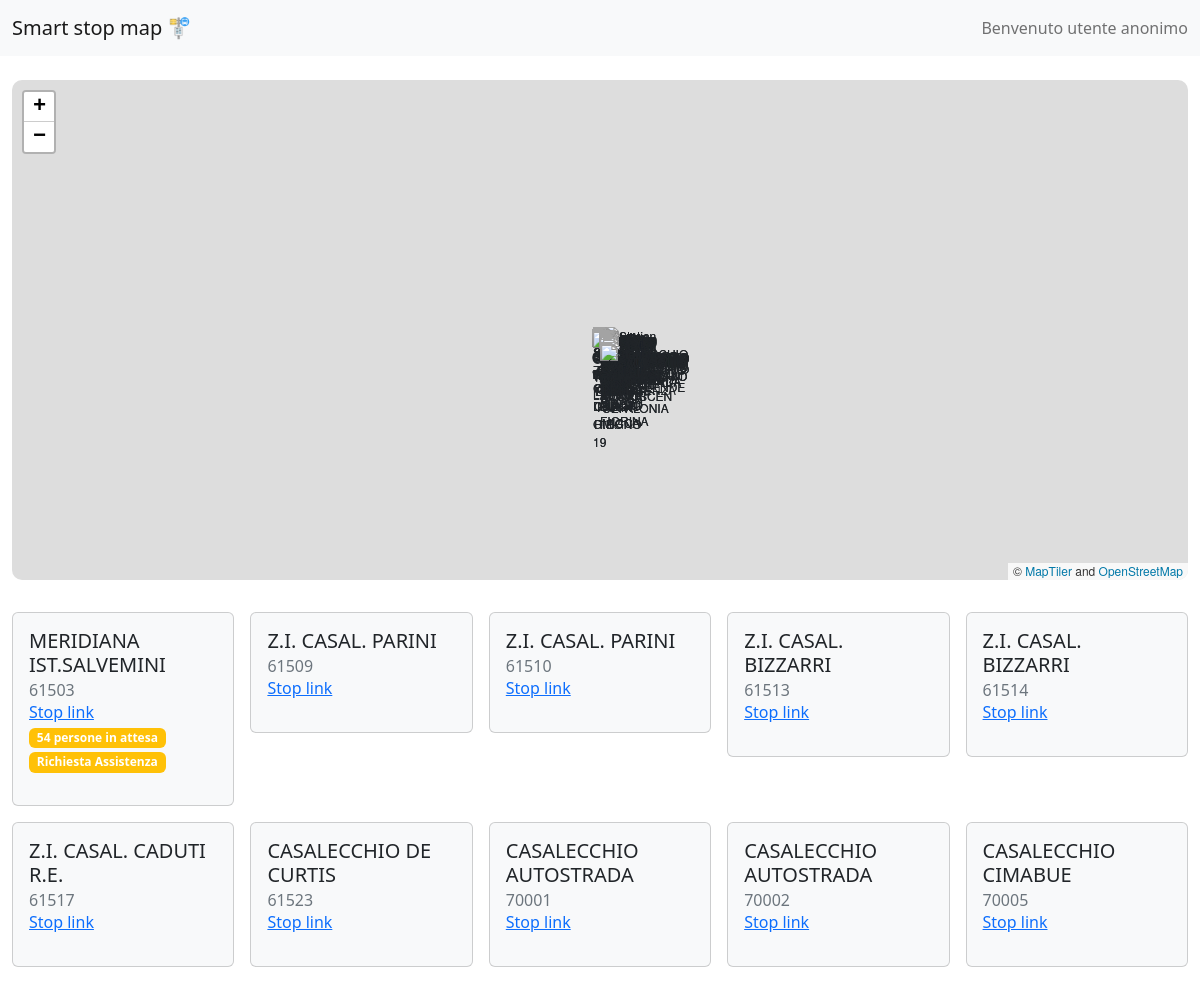
Before: / (upper part) with the older database file.
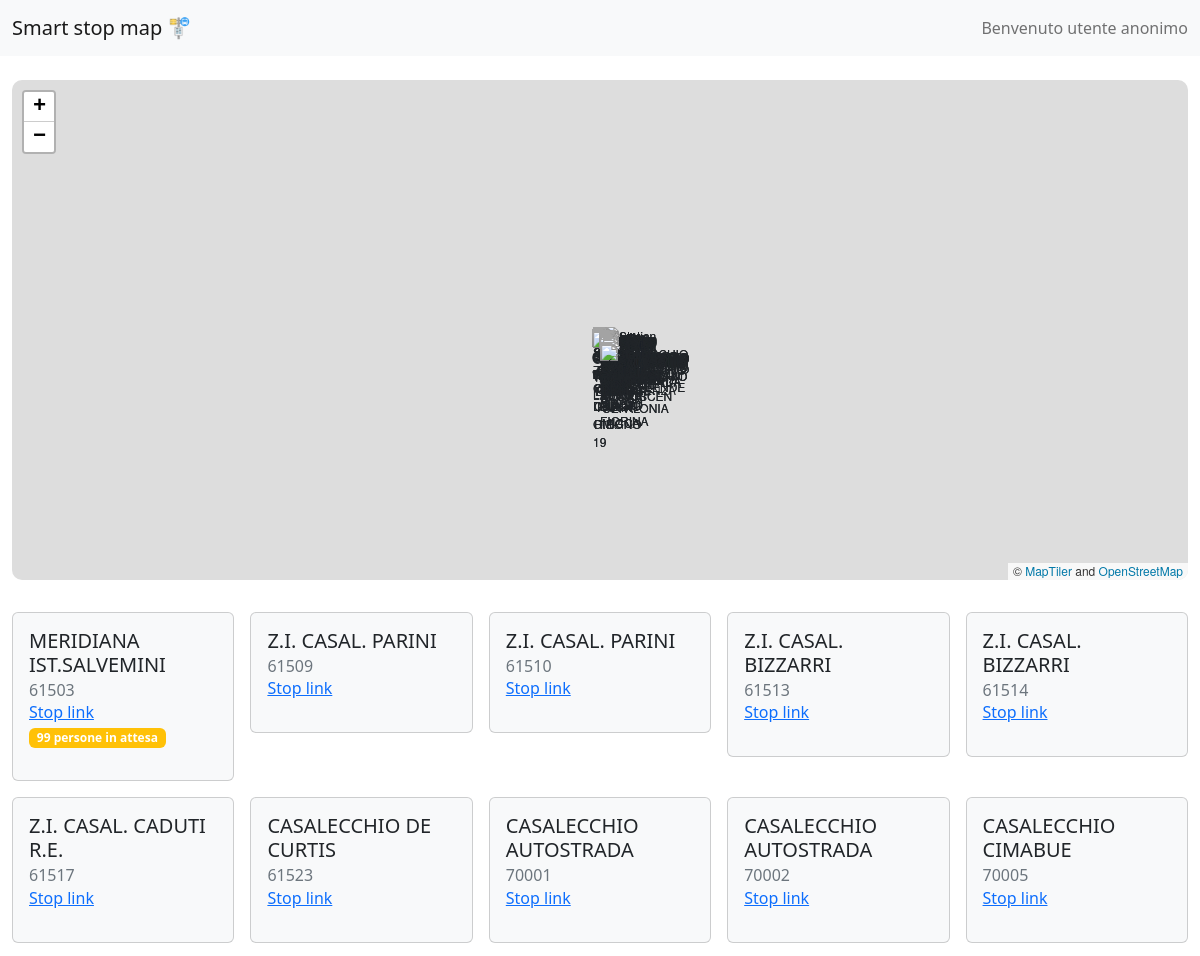
After: the same page with the newer database file.
### models.py (models this page shows, shortened)
class Stop(db.Model):
    __tablename__ = "stops"
    id = db.Column(db.String(10), primary_key=True)
    position = db.Column(db.String(80), unique=False, nullable=False)
    name = db.Column(db.String(50), nullable=True)
    people = db.Column(db.Integer(), nullable=True)
    hButton = db.Column(db.Integer(), nullable=True)

### app.py (the view)
@app.route("/")
def home():
    dataset=[]
    stops = Stop.query.all()
    for stop in stops:
        dataset.append({"id": stop.id,
                        "name": stop.name,
                        "location": json.loads(stop.position),
                        "people": stop.people if stop.people != None else "-",
                        "hButton": stop.hButton, })
    return render_template('index.html', stations=dataset, name = "Bus Stops Map")

### app.py (called while the page is built)
@app.before_request
def session_handler():
    session.permanent = True
    app.permanent_session_lifetime = timedelta(minutes=1)

### templates/index.html (shortened to what this page needs)
{% extends 'baseof.html' %}
{% block titlepage %}Smart stop map{% endblock %}
{% block content %}
<div id="map" style="width: 100%; height: 500px"></div>
<div class="row row-cols-2 row-cols-md-5 g-3 mt-3" data-masonry='{"percentPosition": true }'>
  {% for station in stations %}
  <div class="col">
   <div class="card bg-light">
     <div class="card-body">
       <h5 class="card-title">{{station.name | e}}</h5>
       <h6 class="card-subtitle text-muted">{{station.id | e}}</h6>
       <a href="{{station.id}}" class="card-link">Stop link</a>
       {% if station.people != '-'%} <span class="badge bg-warning badge-pill badge-warning"> {{station.people}} persone in attesa </span>       {% endif %}
       {% if station.hButton == 1%} <span class="badge bg-warning badge-pill badge-warning"> Richiesta Assistenza </span>       {% endif %}
     </div>
       </div>
  </div>
{% endfor %}
</div>
{% endblock %}

### templates/baseof.html (shortened to what this page needs)
<!DOCTYPE html>
<html lang="en">
  <head>
    <link
      href="https://cdn.jsdelivr.net/npm/bootstrap@5.2.3/dist/css/bootstrap.min.css"
      rel="stylesheet"
    />
    <link
      rel="stylesheet"
      href="https://unpkg.com/leaflet@1.9.3/dist/leaflet.css"
    />
    <link
      rel="stylesheet"
      href="{{ url_for('static',filename='/style.css') }}"
    />
  </head>
  <body>
    <section class="content">
      <header>
        <nav class="navbar navbar-expand-lg bg-light">
          <div class="container-fluid">
            <a class="navbar-brand" href="/"
              >{% block titlepage %}{% endblock %} 🚏</a
            >
            <span class="navbar-text">
              {% if current_user.is_authenticated %} Benevenuto {{
              current_user.name }}
              {% else %} Benvenuto utente anonimo
              {% endif %}
            </span>
          </div>
        </nav>
      </header>
      <div class="container-fluid mt-4">{% block content %} {% endblock %}</div>
    </section>
  </body>
</html>

### static/style.css (style rules this page uses)
.leaflet-container { border-radius: 10px; }

Changed rows visible on the page:
changed Stop "MERIDIANA IST.SALVEMINI": people "54" → "99"; no longer shows "Richiesta Assistenza"
